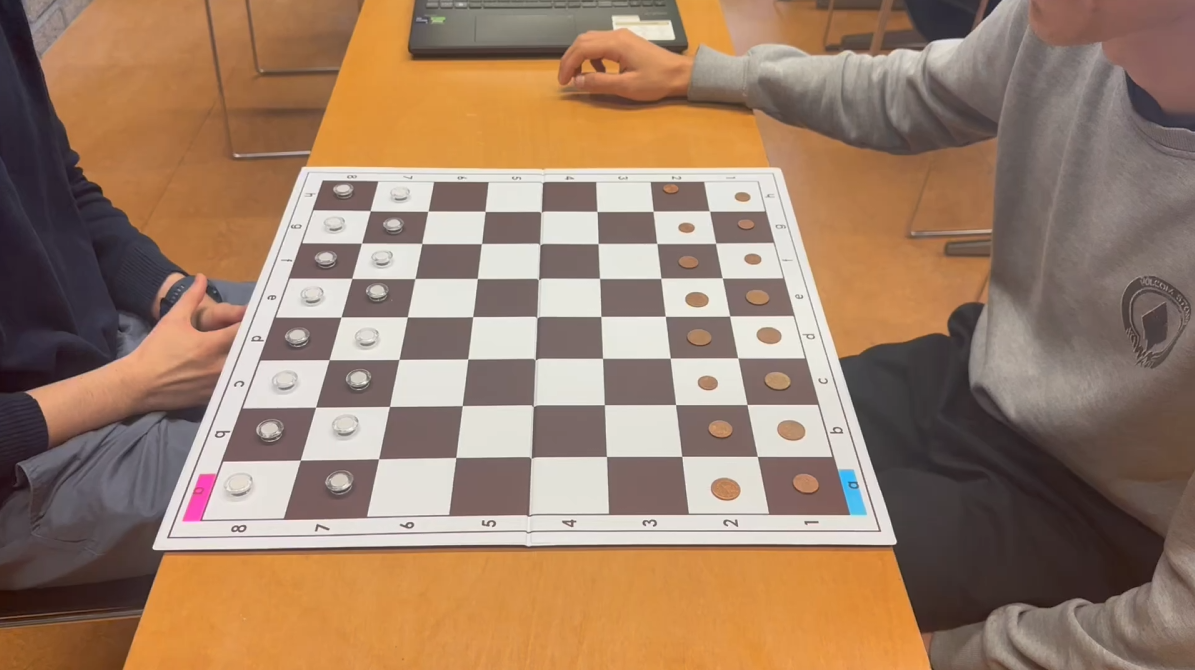
#> input picture src/calibration_images/img1.png, 1195 x 670 px, found by its file name; the run also reads 1 picture not shown here
$ python detect_corners4.py   (older library calls are emulated)
#> lines starting #> are read from the running program, lines starting #| are printed output that depends on the picture; after the words box and inside, x2 and y2 are one past the last pixel; in counts of white or black regions, pixels touching at a corner belong together; long printed decimals are rounded; pictures that were not available may be replaced by others from this repository, and a replacement may not be noted
import cv2
import numpy as np


def detect_chessboard_corners(img, show_process=False):
    """
    Détecte l'échiquier dans l'image et retourne ses coins.

    :param img: Image d'entrée en couleur (BGR)
    :param show_process: Booléen pour afficher les étapes intermédiaires
    :return: Liste des coordonnées des coins [a1, a8, h8, h1] et contour approché, ou (None, None) si non détecté
    """

    chessboard_size = (7, 7)

    # Conversion de l'image en niveaux de gris pour simplifier le traitement
    gray = cv2.cvtColor(img, cv2.COLOR_BGR2GRAY)

    criteria = (cv2.TERM_CRITERIA_EPS + cv2.TERM_CRITERIA_MAX_ITER, 30, 0.001)

    objp = np.zeros((np.prod(chessboard_size), 3), np.float32)
    objp[:, :2] = np.mgrid[0:chessboard_size[0], 0:chessboard_size[1]].T.reshape(-1, 2)

    objpoints = []
    imgpoints = []

    start_time = cv2.getTickCount()

    # Réduire la résolution de l'image pour accélérer la détection
    scale = 0.5
    small_gray = cv2.resize(gray, None, fx=scale, fy=scale, interpolation=cv2.INTER_AREA)

    cornersFound, corners = cv2.findChessboardCorners(small_gray, chessboard_size,
                                                      cv2.CALIB_CB_ADAPTIVE_THRESH +
                                                      cv2.CALIB_CB_FAST_CHECK +
                                                      cv2.CALIB_CB_NORMALIZE_IMAGE)

    if cornersFound:
        # Ajuster les coordonnées des coins à l'échelle originale
        corners = corners * (1.0 / scale)
    else:
        corners = None

    end_time = cv2.getTickCount()
    execution_time = (end_time - start_time) / cv2.getTickFrequency()
    print(f"Temps d'exécution de findChessboardCorners: {execution_time:.4f} secondes")

    if cornersFound:
        objpoints.append(objp)
        cornersRefined = cv2.cornerSubPix(gray, corners, (11, 11), (-1, -1), criteria)
        imgpoints.append(cornersRefined)

        # print(cornersRefined)
        # cv2.drawChessboardCorners(img, chessboard_size, cornersRefined, cornersFound)

        # Retrieve the 4 points at the extremities of the matrix in cornersRefined
        top_left = cornersRefined[0][0]
        top_right = cornersRefined[chessboard_size[0] - 1][0]
        bottom_right = cornersRefined[-1][0]
        bottom_left = cornersRefined[-chessboard_size[0]][0]

        # [7 lines of commented-out code are left out]

        a1 = top_left + (cornersRefined[0][0] - cornersRefined[1][0]) + (
                    cornersRefined[0][0] - cornersRefined[chessboard_size[0]][0])
        a8 = bottom_left + (cornersRefined[-chessboard_size[0]][0] - cornersRefined[-chessboard_size[0] + 1][0]) + (
                    cornersRefined[-chessboard_size[0]][0] - cornersRefined[-chessboard_size[0] * 2][0])
        h1 = bottom_right + (cornersRefined[-1][0] - cornersRefined[-2][0]) + (
                    cornersRefined[-1][0] - cornersRefined[-chessboard_size[0] - 1][0])
        h8 = top_right + (cornersRefined[chessboard_size[0] - 1][0] - cornersRefined[chessboard_size[0] - 2][0]) + (
                    cornersRefined[chessboard_size[0] - 1][0] - cornersRefined[chessboard_size[0] * 2 - 1][0])

        corners_extremities = [a1, a8, h1, h8]
        # print("Extremities of the chessboard corners:", corners_extremities)

        if show_process:
            # Optionnel : afficher les coins détectés
            cv2.imshow('Chessboard Detection', img)
            cv2.waitKey(500)

        return corners_extremities

    else:
        if show_process:
            cv2.imshow('Chessboard Detection', img)

    # Si aucun échiquier n'est détecté, retourner None, None
    return None


def refine_corners(img, chessboard_corners, search_radius=20, show_process=False):
    """
    Polishes the corners to improve their accuracy.
    """
    gray = cv2.cvtColor(img, cv2.COLOR_BGR2GRAY)

    # Appliquer un flou gaussien pour réduire le bruit
    blurred = cv2.GaussianBlur(gray, (5, 5), 0)

    # * Détecter les coins avec l'algorithme de Harris
    corners = cv2.cornerHarris(blurred, blockSize=2, ksize=3, k=0.04)

    # # Normaliser les coins pour une meilleure visualisation
    corners_normalized = cv2.normalize(corners, None, 0, 255, cv2.NORM_MINMAX, dtype=cv2.CV_8U)

    # if show_process:
    #     cv2.imshow('Corners', corners_normalized)
    #     cv2.waitKey(100)

    # # Dilater les coins pour les rendre plus visibles
    corners_dilated = cv2.dilate(corners, None)

    # [6 lines of commented-out code are left out]
    threshold = 0.001 * corners_dilated.max()
    corner_points = np.where(corners_dilated > threshold)

    # [12 lines of commented-out code are left out]
    refined_corners = []
    for corner in chessboard_corners:
        # Convertir le coin en coordonnées entières
        corner_int = tuple(map(int, corner))

        # Définir une région de recherche autour du coin
        y_min = max(0, corner_int[1] - search_radius)
        y_max = min(img.shape[0], corner_int[1] + search_radius)
        x_min = max(0, corner_int[0] - search_radius)
        x_max = min(img.shape[1], corner_int[0] + search_radius)

        # Trouver tous les coins dans la région de recherche
        region_corners = np.argwhere(corners_dilated[y_min:y_max, x_min:x_max] > threshold)

        if len(region_corners) > 0:
            # Calculer les distances au coin original
            distances = np.sum((region_corners - [corner_int[1] - y_min, corner_int[0] - x_min]) ** 2, axis=1)

            # Trouver le coin le plus proche
            closest_corner = region_corners[np.argmin(distances)]
            refined_corner = (x_min + closest_corner[1], y_min + closest_corner[0])
        else:
            # Si aucun coin n'est trouvé, garder le coin original
            refined_corner = corner_int

        refined_corners.append(refined_corner)

    # if show_process:
    #     # Afficher les coins raffinés
    #     corner_img = img.copy()
    #     for i, (original, refined) in enumerate(zip(chessboard_corners, refined_corners)):
    #         cv2.circle(corner_img, tuple(map(int, original)), 5, (0, 0, 255), -1)  # Original en rouge
    #         cv2.circle(corner_img, refined, 5, (0, 255, 0), -1)  # Raffiné en vert
    #         cv2.line(corner_img, tuple(map(int, original)), refined, (255, 0, 0), 2)  # Ligne bleue entre les deux
    #         # cv2.putText(corner_img, f'Corner {i+1}', refined, cv2.FONT_HERSHEY_SIMPLEX, 0.5, (255, 255, 255), 1)

    #     cv2.imshow('Refined Corners', corner_img)
    #     cv2.waitKey(0)

    return refined_corners


# [15 lines left out: function get_warped_image, not called in this run]


def detect_stickers(img, corners, distance_threshold=100):
    hsv = cv2.cvtColor(img, cv2.COLOR_BGR2HSV)
    blurred = cv2.GaussianBlur(hsv, (11, 11), 0)

    # range for blue sticker
    lower_blue = np.array([90, 100, 50])
    upper_blue = np.array([150, 255, 255])

    # range for pink sticker
    lower_pink = np.array([140, 100, 100])
    upper_pink = np.array([170, 255, 255])

    # threshold to get only blue and pink colors
    mask_blue = cv2.inRange(blurred, lower_blue, upper_blue)
    kernel = np.ones((5, 5), np.uint8)
    mask_blue = cv2.dilate(mask_blue, kernel, iterations=1)

    mask_pink = cv2.inRange(blurred, lower_pink, upper_pink)

    blue_stickers = None
    pink_stickers = None

    labeled_corners = {'a1': None, 'a8': None, 'h8': None, 'h1': None}

    # Detect blue stickers
    contours_blue, _ = cv2.findContours(mask_blue, cv2.RETR_EXTERNAL, cv2.CHAIN_APPROX_SIMPLE)
    contours_blue = sorted(contours_blue, key=cv2.contourArea, reverse=True)
    if contours_blue:
        for c in contours_blue:
            ((cX, cY), radius) = cv2.minEnclosingCircle(c)
            sorted_corners = sorted(corners, key=lambda corner: np.linalg.norm(np.array([cX, cY]) - np.array(corner)))
            blue_stickers = (int(cX), int(cY), int(radius))

            labeled_corners['a1'] = tuple(sorted_corners[0])
            labeled_corners['h1'] = tuple(sorted_corners[1])
            break

    # Detect pink stickers
    contours_pink, _ = cv2.findContours(mask_pink, cv2.RETR_EXTERNAL, cv2.CHAIN_APPROX_SIMPLE)
    contours_pink = sorted(contours_pink, key=cv2.contourArea, reverse=True)
    if contours_pink:
        for c in contours_pink:
            ((cX, cY), radius) = cv2.minEnclosingCircle(c)
            sorted_corners = sorted(corners, key=lambda corner: np.linalg.norm(np.array([cX, cY]) - np.array(corner)))
            pink_stickers = (int(cX), int(cY), int(radius))

            labeled_corners['a8'] = tuple(sorted_corners[0])
            labeled_corners['h8'] = tuple(sorted_corners[1])
            break

    return blue_stickers, pink_stickers, labeled_corners


# [25 lines left out: function draw_refined_corners, not called in this run]


def draw_chessboard(img, corners, blue_stickers=None, pink_stickers=None):
    """
    Dessine l'échiquier détecté sur l'image en utilisant polylines.

    :param img: Image d'entrée
    :param corners: Liste des coordonnées des coins [a1, a8, h8, h1]
    :param blue_stickers: Liste des positions des stickers bleus (optionnel) au format (x, y, rayon)
    :param pink_stickers: Liste des positions des stickers roses (optionnel) au format (x, y, rayon)
    :return: Image avec l'échiquier dessiné
    """
    if corners is None:
        return img

    # Convertir la liste de coins en tableau numpy
    corners_array = np.array(corners, dtype=np.int32)

    # Dessiner le contour de l'échiquier
    cv2.polylines(img, [corners_array], True, (0, 255, 0), 2)

    # Dessiner les coins individuels avec leurs labels
    corner_labels = ['a1', 'a8', 'h8', 'h1']
    for i, corner in enumerate(corners):
        corner_int = tuple(corner.astype(int))
        cv2.circle(img, corner_int, 5, (0, 0, 255), -1)
        cv2.putText(img, corner_labels[i], (corner_int[0] + 10, corner_int[1] + 10),
                    cv2.FONT_HERSHEY_SIMPLEX, 0.5, (255, 0, 0), 2)

    # Dessiner les stickers si présents
    if blue_stickers is not None and len(blue_stickers) > 0:
        cX, cY, radius = blue_stickers[0]  # Déballage du tuple
        cv2.circle(img, (cX, cY), radius, (255, 0, 0), 2)  # Contour du sticker
        cv2.circle(img, (cX, cY), 3, (0, 255, 0), -1)  # Centre du sticker

    if pink_stickers is not None and len(pink_stickers) > 0:
        cX, cY, radius = pink_stickers[0]  # Déballage du tuple
        cv2.circle(img, (cX, cY), radius, (255, 0, 255), 2)  # Contour du sticker
        cv2.circle(img, (cX, cY), 3, (0, 255, 0), -1)  # Centre du sticker

    return img


# Cette partie ne s'exécutera que si le script est exécuté directement (pas importé)
if __name__ == "__main__":
    # Tester la fonction avec une seule image
    img = cv2.imread('src/calibration_images/img1.png')
#> img is the input picture: shape (670, 1195, 3); mean B, G, R 104.2, 126.5, 155.9

    # Charger une vidéo de test
    video_path = 'videos/moving_game.MOV'  # Remplacez par le chemin de votre vidéo
    cap = cv2.VideoCapture(video_path)

    frame_interval = 100
    frame_count = 0

    # last_area = None

    if not cap.isOpened():
        print(f"Erreur: Impossible de charger la vidéo {video_path}")
    else:
        while True:

            if frame_count % frame_interval == 0:

                cap.set(cv2.CAP_PROP_POS_FRAMES, frame_count)
                ret, frame = cap.read()

                if not ret:
                    break

                corners = detect_chessboard_corners(frame, show_process=False)
#> in detect_chessboard_corners, `gray = cv2.cvtColor(img, cv2.COLOR_BGR2GRAY)`:
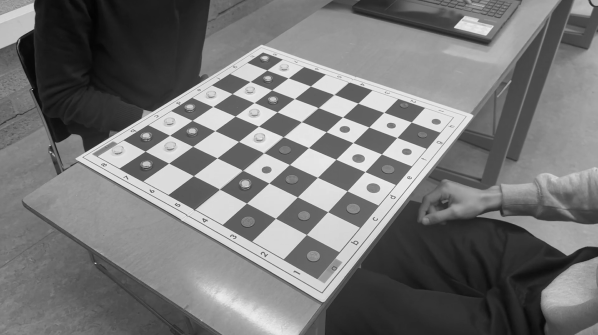
#> gray: shape (670, 1195) (shown at 1/2 size); min 3, max 245, mean 118.7
#> in detect_chessboard_corners, `cornersFound, corners = cv2.findChessboardCorners(small_gray, chessboa..`: cornersFound = True; corners = 49 rows, first 8: [411.3, 122], [397, 137.5], [381.5, 154], [365, 171.6], [346.9, 190.9], [327.7, 211.7], [306.4, 234.5], [383.8, 112.4]
#> in detect_chessboard_corners, `corners = corners * (1.0 / scale)`: corners = 49 rows, first 8: [822.6, 244], [793.9, 274.9], [763, 308], [730, 343.2], [693.9, 381.7], [655.3, 423.4], [612.8, 469], [767.6, 224.7]
#> in detect_chessboard_corners, `cornersRefined = cv2.cornerSubPix(gray, corners, (11, 11), (-1, -1), c..`: cornersRefined = 49 rows, first 8: [823, 244.5], [794.3, 275.5], [763.4, 308.4], [730.4, 343.7], [694.5, 382.2], [655.8, 423.9], [613.3, 469.5], [768.2, 225.2]
#> in detect_chessboard_corners, `top_left = cornersRefined[0][0]`: top_left = [823, 244.5]
#> in detect_chessboard_corners, `top_right = cornersRefined[chessboard_size[0] - 1][0]`: top_right = [613.3, 469.5]
#> in detect_chessboard_corners, `bottom_right = cornersRefined[-1][0]`: bottom_right = [290.7, 302.8]
#> in detect_chessboard_corners, `bottom_left = cornersRefined[-chessboard_size[0]][0]`: bottom_left = [534.1, 141.2]
#> in detect_chessboard_corners, `a1 = top_left + (cornersRefined[0][0] - cornersRefined[1][0]) + ( corn..`: a1 = [906.4, 232.8]
#> in detect_chessboard_corners, `a8 = bottom_left + (cornersRefined[-chessboard_size[0]][0] - cornersRe..`: a8 = [524.7, 103.8]
#> in detect_chessboard_corners, `h1 = bottom_right + (cornersRefined[-1][0] - cornersRefined[-2][0]) + ..`: h1 = [194.8, 310.7]
#> in detect_chessboard_corners, `h8 = top_right + (cornersRefined[chessboard_size[0] - 1][0] - cornersR..`: h8 = [632.8, 547.7]
#> in detect_chessboard_corners, `corners_extremities = [a1, a8, h1, h8]`: corners_extremities = [[906.4, 232.8], [524.7, 103.8], [194.8, 310.7], [632.8, 547.7]]
#> corners has the same summary as corners_extremities in detect_chessboard_corners

                if corners is not None:

                    print("CORNERS : ", corners)
#| CORNERS :  [array([906.4173 , 232.815], dtype=float32), array([524.745, 103.799], dtype=float32), array([194.799, 310.7335 ], dtype=float32), array([632.8335 , 547.665], dtype=float32)]

                    refine_corners(frame, corners, show_process=True)
#> in refine_corners, `corners_dilated = cv2.dilate(corners, None)`:
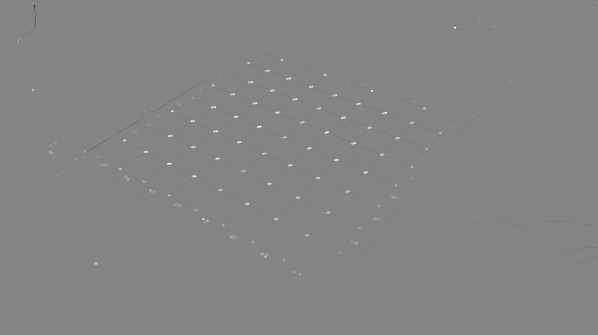
#> corners_dilated: shape (670, 1195) float32 (shown at 1/2 size); min -0.000405, max 0.000375, mean 2.97e-07; drawn with min black and max white
#> in refine_corners, `threshold = 0.001 * corners_dilated.max()`: threshold = 3.75e-07
#> in refine_corners, `corner_points = np.where(corners_dilated > threshold)`: corner_points = 14843 positions, rows 0 to 669, columns 0 to 1194
#> the loop in refine_corners, `for corner in chessboard_corners:` made 4 passes
#> (corner, corner_int, y_min, y_max, x_min, x_max, closest_corner, refined_corner) on passes 1, 2, 4: ([906.4, 232.8], (906, 232), 212, 252, 886, 926, [21, 20], (906, 233)), ([524.7, 103.8], (524, 103), 83, 123, 504, 544, [31, 20], (524, 114)), ([632.8, 547.7], (632, 547), 527, 567, 612, 652, [28, 21], (633, 555))
#> after the loop in refine_corners, `for corner in chessboard_corners:`: refined_corners = [(906, 233), (524, 114), (194, 310), (633, 555)]

                    blue_sticker, pink_sticker, labeled_corners = detect_stickers(frame, corners)
#> in detect_stickers, `mask_blue = cv2.inRange(blurred, lower_blue, upper_blue)`:
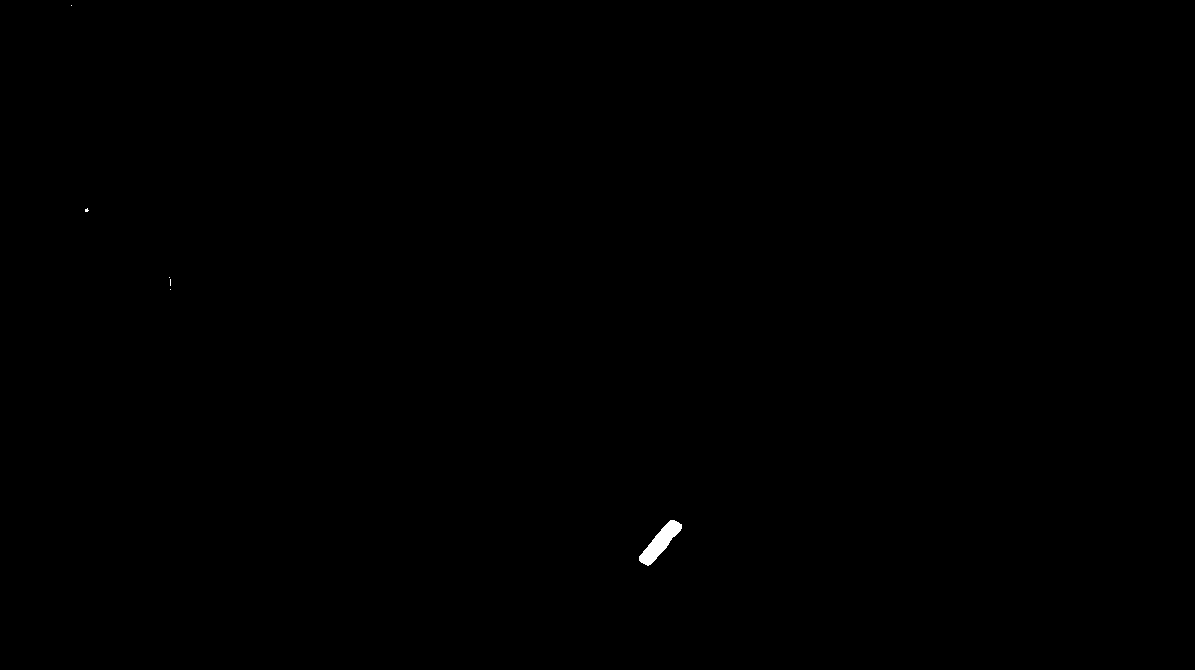
#> mask_blue: shape (670, 1195); 0.1% white; 6 white regions (5 under 20 px), largest, box (x1, y1, x2, y2) and area: (639, 520, 682, 566) 783
#> in detect_stickers, `contours_blue, _ = cv2.findContours(mask_blue, cv2.RETR_EXTERNAL, cv2...`: contours_blue = 4 contours, 1 with area under 20; largest, box (x1, y1, x2, y2) and area: (637, 518, 684, 568) 1094, (167, 275, 173, 292) 67, (83, 206, 91, 214) 46
#> the loop in detect_stickers, `for c in contours_blue:` made 1 pass
#> (cX, cY, radius, blue_stickers) on pass 1: (660, 542, 30.48, (660, 542, 30))
#> after the loop in detect_stickers, `for c in contours_blue:`: labeled_corners = 4 items
#> in detect_stickers, `contours_pink, _ = cv2.findContours(mask_pink, cv2.RETR_EXTERNAL, cv2...`: contours_pink = 1 contour; box (x1, y1, x2, y2) and area: (187, 284, 233, 313) 427
#> the loop in detect_stickers, `for c in contours_pink:` made 1 pass
#> (cX, cY, radius, pink_stickers) on pass 1: (209.5, 298, 25.05, (209, 298, 25))
#> after the loop in detect_stickers, `for c in contours_pink:`: labeled_corners = {'a1': (632.8, 547.7), 'a8': (194.8, 310.7), 'h8': (524.7, 103.8), 'h1': (906.4, 232.8)}
#> blue_sticker = (660, 542, 30); pink_sticker = (209, 298, 25)
                    blue_stickers = [blue_sticker] if blue_sticker else []
#> blue_stickers = [(660, 542, 30)]
                    pink_stickers = [pink_sticker] if pink_sticker else []
#> pink_stickers = [(209, 298, 25)]

                    img_with_chessboard = draw_chessboard(frame.copy(), corners, blue_stickers, pink_stickers)
#> in draw_chessboard, `corners_array = np.array(corners, dtype=np.int32)`: corners_array = [[906, 232], [524, 103], [194, 310], [632, 547]]
#> the loop in draw_chessboard, `for i, corner in enumerate(corners):` made 4 passes
#> (corner, corner_int) on passes 1 to 4: ([906.4, 232.8], (906, 232)), ([524.7, 103.8], (524, 103)), ([194.8, 310.7], (194, 310)), ([632.8, 547.7], (632, 547))
#> after the loop in draw_chessboard, `for i, corner in enumerate(corners):`:
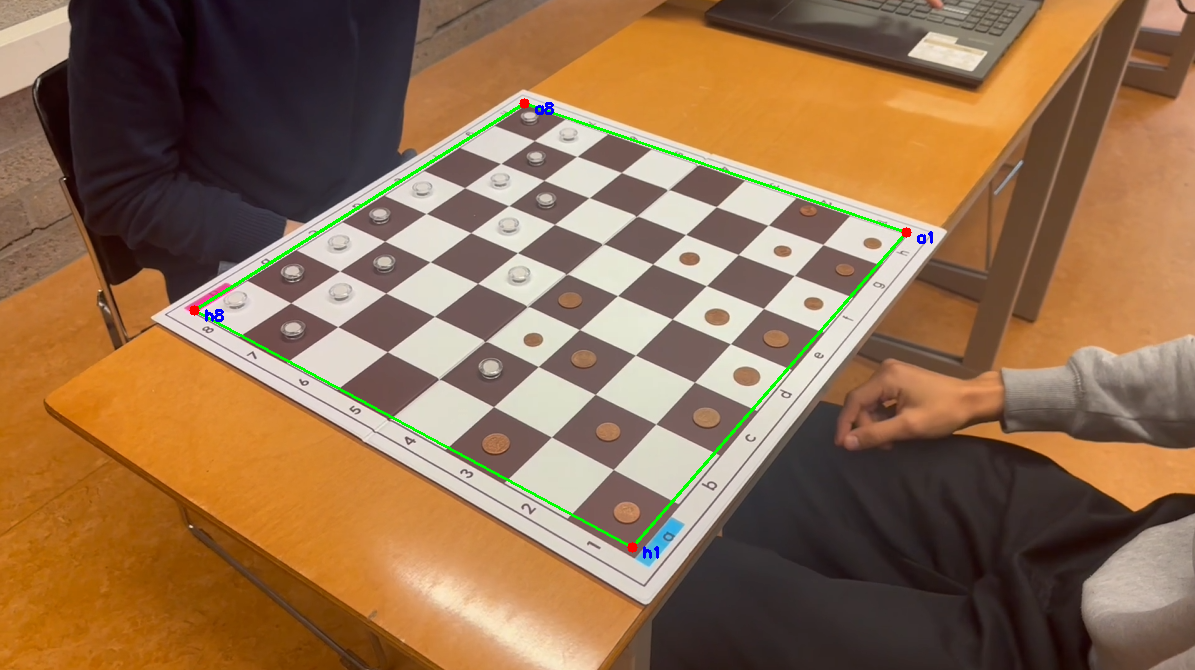
#> img: shape (670, 1195, 3); mean of channels 0, 1, 2 80.1, 111.7, 145.8; drawn as B, G, R
#> in draw_chessboard, `cX, cY, radius = blue_stickers[0]`: cX = 660; cY = 542; radius = 30
#> in draw_chessboard, `cX, cY, radius = pink_stickers[0]`: cX = 209; cY = 298; radius = 25
#> in draw_chessboard, `cv2.circle(img, (cX, cY), radius, (255, 0, 255), 2)`:
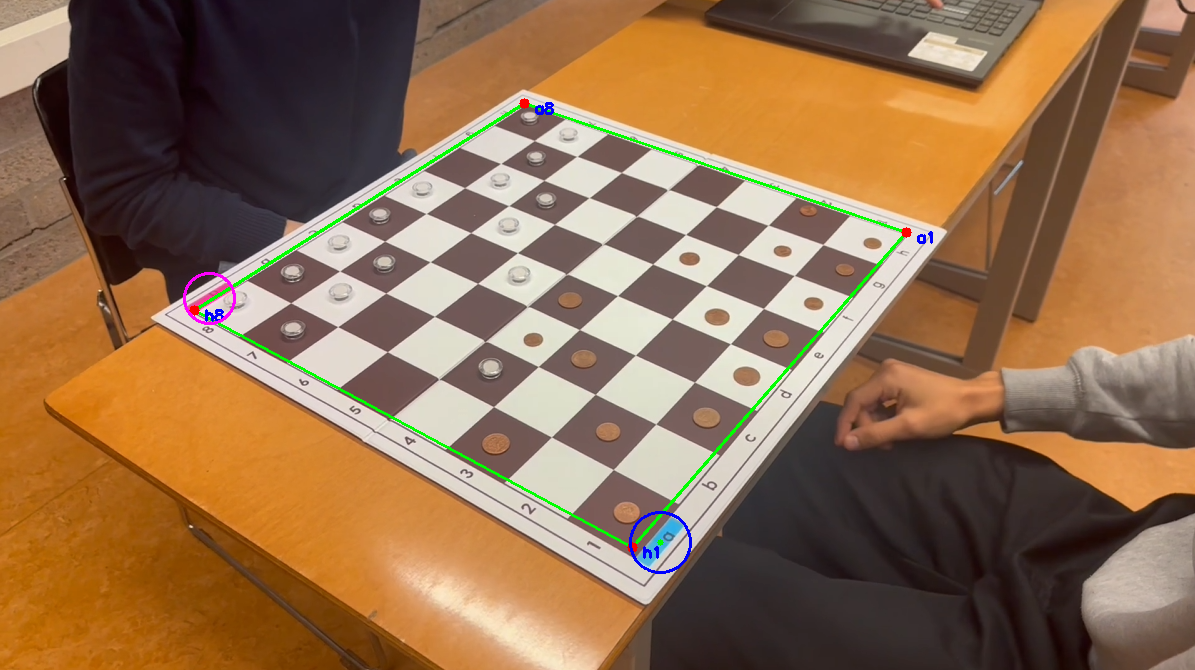
#> img: shape (670, 1195, 3); mean of channels 0, 1, 2 80.2, 111.5, 145.8; drawn as B, G, R

                    # [7 lines of commented-out code are left out]

                    cv2.imshow("Detected Chessboard", img_with_chessboard)
                    cv2.waitKey(0)
                    # cv2.destroyAllWindows()
                else:
                    print("No chessboard detected")

                key = cv2.waitKey(1) & 0xFF
#> (key q is pressed here)

                if key == ord('q'):
                    print("Fermeture des fenêtres")
                    break

            frame_count += 1

        cap.release()
